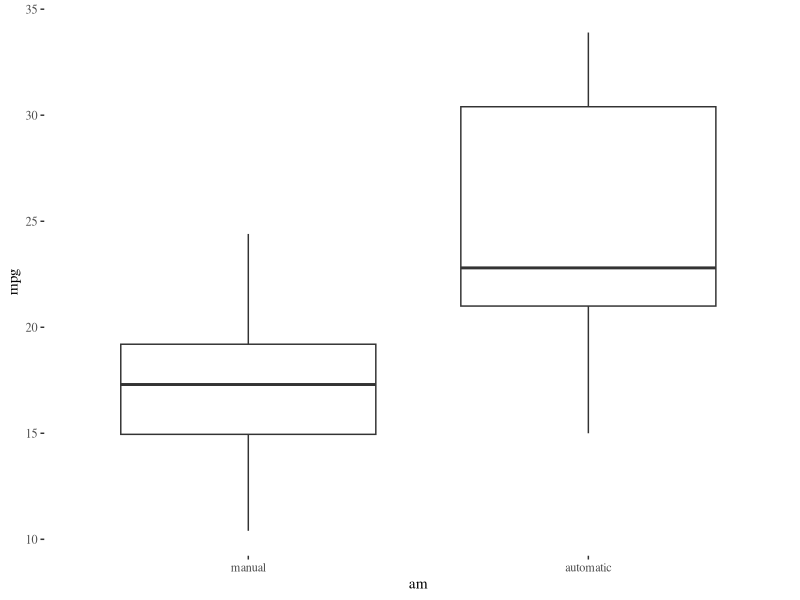
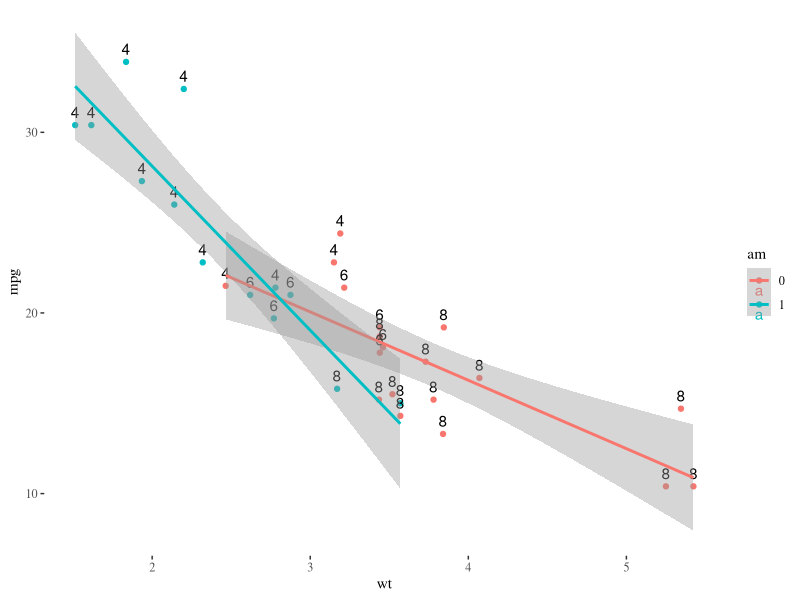
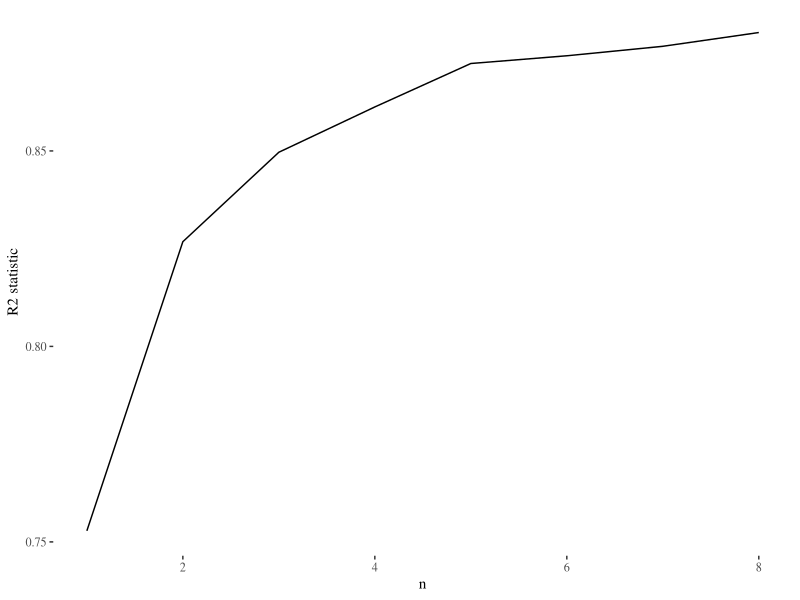
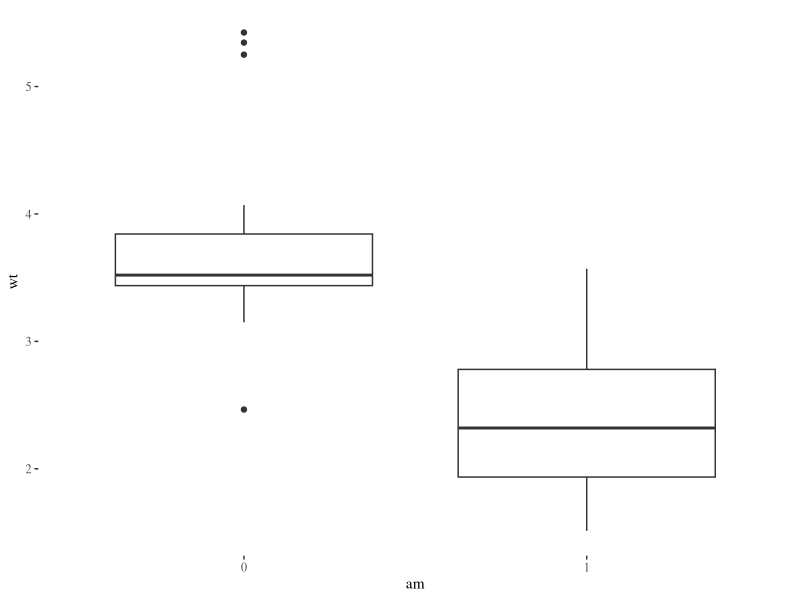
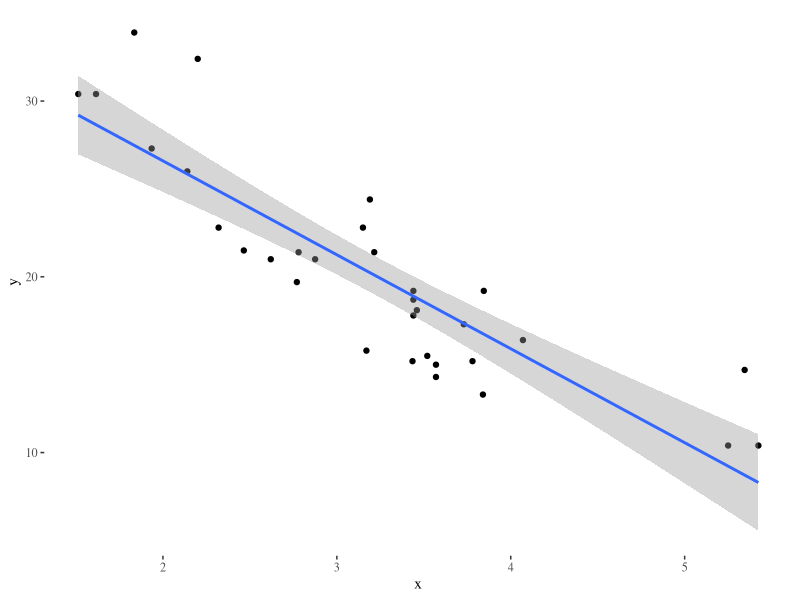
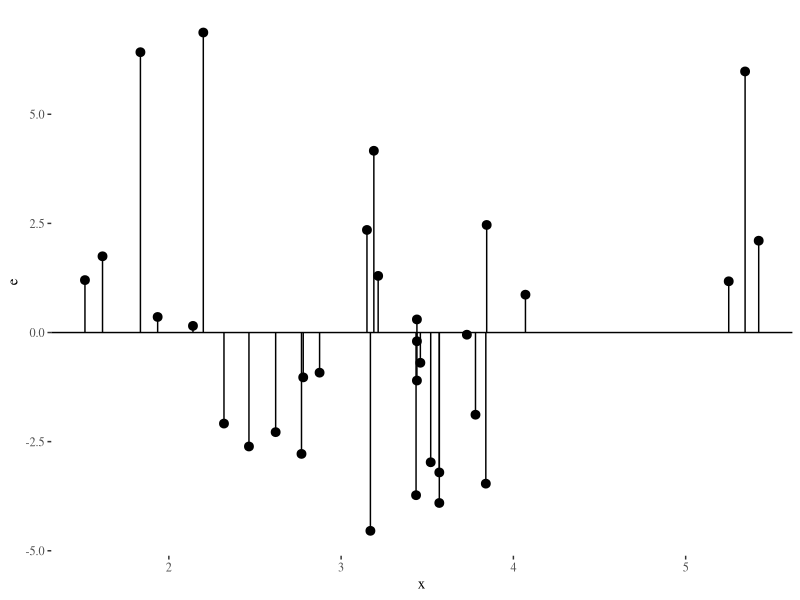
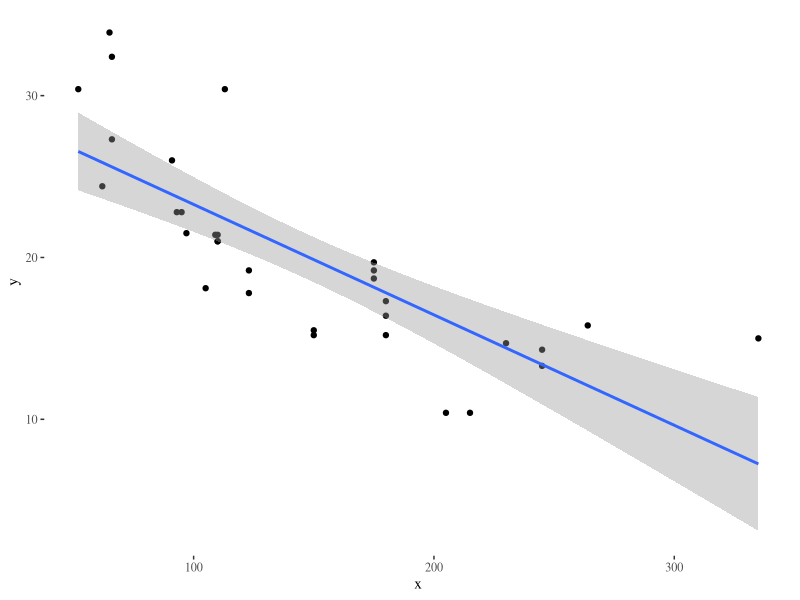
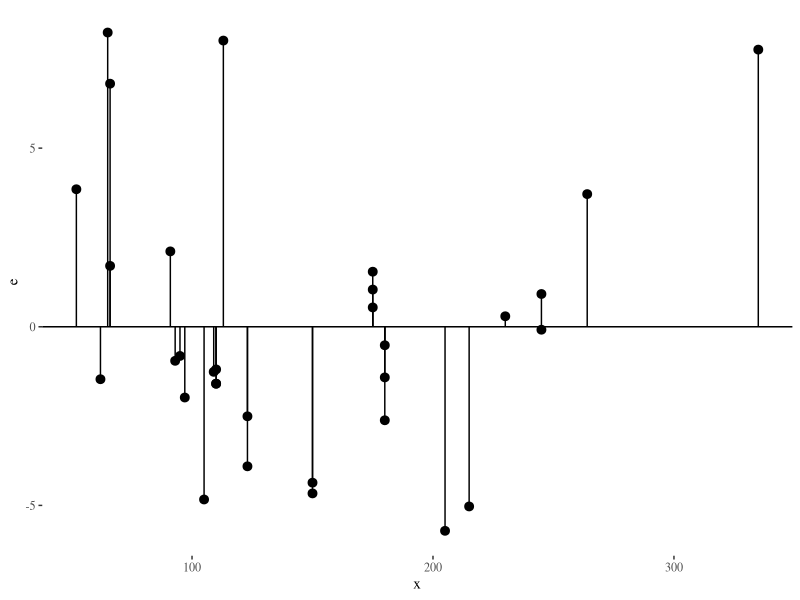

Generate these figures, in order, with R:
## ---- chunk 1
require('ggplot2')
require('gridExtra')
require('data.table')
require('ggthemes')
require('leaps')
require('xtable')
options(xtable.comment = FALSE)
theme.bartek <- theme_bw()+theme(text=element_text(size=6))

mtcars.dt <- data.table(mtcars)
mtcars.dt$am <- as.factor(mtcars.dt$am)
mtcars.dt$cyl <- as.factor(mtcars.dt$cyl)
mtcars.dt$gear <- as.factor(mtcars.dt$gear)
mtcars.dt$vs <- as.factor(mtcars.dt$vs)
mtcars.dt$carb <- as.factor(mtcars.dt$carb)
## ---- chunk 2
ggplot(mtcars.dt, aes(am, mpg)) + geom_boxplot() + theme_tufte() +
            scale_x_discrete(labels=c("manual", "automatic"))
## ---- chunk 3
ggplot(mtcars.dt, aes(wt, mpg, colour=am)) + geom_point() + theme_tufte() +
    geom_text(aes(label=cyl, colour=NULL), vjust=-0.6) +
        geom_smooth(method='lm')
## ---- chunk 4
regfit <- regsubsets(mpg~. ,mtcars.dt)
reg.summary <- summary(regfit)
ggplot(data=NULL, aes(x=1:length(reg.summary$rsq), y=reg.summary$rsq)) +
    geom_line() + theme_tufte() +
    labs(x='n', y="R2 statistic")
## ---- chunk 5
print(xtable(reg.summary$outmat), size="\\tiny")
## ---- chunk 6
ggplot(mtcars.dt, aes(x=am,y=wt)) + geom_boxplot() + theme_tufte()
## ---- chunk 7
fit <- lm(mpg~ hp + wt + am + I(cyl==6) + I(vs==1), data=mtcars.dt)
print(xtable(summary(fit)$coefficients, digits = 4), size="\\small")
## ---- chunk 8
y <- mtcars$mpg
x <- mtcars$wt
fit <- lm(y~x)
b0 <- coef(fit)[1]
b1 <- coef(fit)[2]
fit.fun <- function(t) {b0+b1*t}
e <- y - fit.fun(x)
ggplot(data=NULL, aes(x, y)) + geom_point() +
    geom_smooth(method='lm') + theme_tufte()
## ---- chunk 9
ggplot(data=NULL, aes(x,e)) + geom_point() +
    geom_hline(yintercept=0) +
        geom_pointrange(aes(ymin=pmin(e,0), ymax=pmax(e,0)))+
        theme_tufte()
## ---- chunk 10
y <- mtcars$mpg
x <- mtcars$hp
fit <- lm(y~x)
b0 <- coef(fit)[1]
b1 <- coef(fit)[2]
fit.fun <- function(t) {b0+b1*t}
e <- y - fit.fun(x)
ggplot(data=NULL, aes(x, y)) + geom_point() +
    geom_smooth(method='lm') + theme_tufte()
## ---- chunk 11
ggplot(data=NULL, aes(x,e)) + geom_point() +
    geom_hline(yintercept=0) +
        geom_pointrange(aes(ymin=pmin(e,0), ymax=pmax(e,0)))+
        theme_tufte()
## ---- chunk 12
g1 <- mtcars.dt[am==0,mpg]
g2 <- mtcars.dt[am==1,mpg]
t.test(mtcars[mtcars$am==0,1], mtcars[mtcars$am==1,1], paired=FALSE, var.equal=FALSE)
## ---- chunk 13
pairs(mtcars.dt[,.(mpg,cyl, disp, hp, drat, wt, qsec, vs, am, gear, carb)], panel = panel.smooth)
## ---- chunk 14
p1 <- ggplot(mtcars.dt, aes(am, mpg)) + geom_boxplot() +
    theme.bartek + scale_x_discrete(labels=c("manual", "automatic"))
p2 <- ggplot(mtcars.dt, aes(wt, mpg, colour=am)) + geom_point()+
    theme.bartek + theme(legend.position="none") +
    geom_text(aes(label=cyl, colour=NULL), vjust=-0.6, size=2) +
        geom_smooth(method='lm')
grid.arrange(p1, p2, ncol=2)
## ---- chunk 15
ggplot(mtcars.dt, aes(hp, mpg, colour=am)) +
    geom_point() +
        geom_text(aes(label=cyl, colour=NULL), vjust=-0.6) +
        theme.bartek +
            geom_smooth(method='lm')
## ---- chunk 16
ggplot(mtcars.dt, aes(disp, mpg, colour=am)) +
    geom_point() +
        theme.bartek +
            geom_smooth(method='lm')
